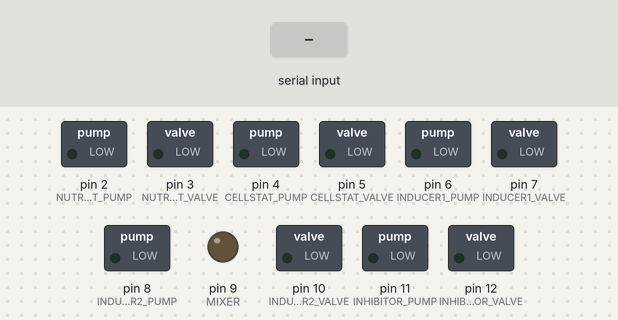
This sketch was run on a simulated Arduino Uno, built with avr-gcc and run on an emulated ATmega328P. On the bench: switched loads named in the sketch (green lamp = pin HIGH), output pins drawn as LEDs (lit = HIGH). Inputs (shaded band) come from the test bench. EEPROM starts erased; what the sketch prints to the serial monitor is not drawn.

Above: at 1.2 s.
1.3 s: "m90\n" received over Serial
At 1.8 s:
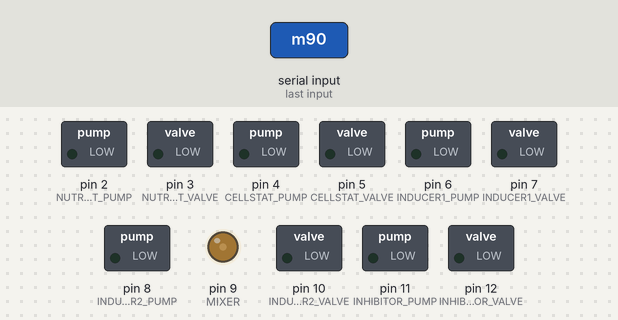
At 3.3 s:
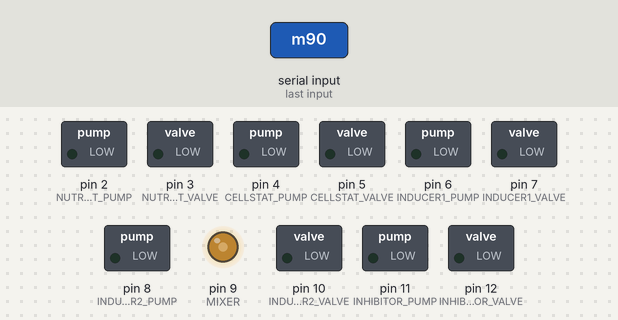
4.3 s: "m,45\n" received over Serial
At 5.2 s:
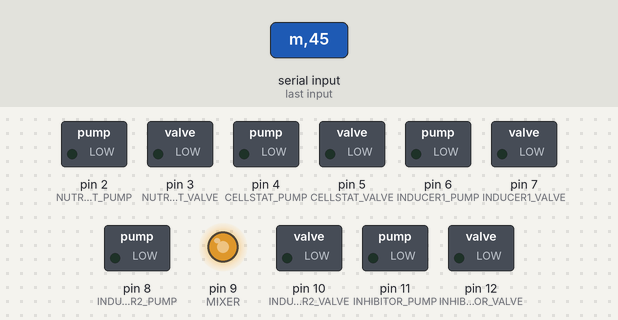
7.3 s: "m" received over Serial
Timing chart, 0 to 14.7 s (numbered marks = the images above; inputs shaded):
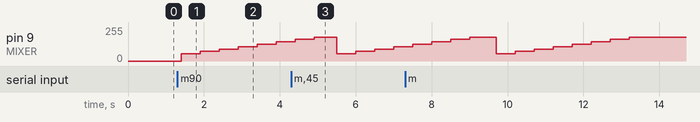

Measured:
- after the input at 1.3 s, pin 9 (MIXER): moves from 0/255 to 144/255 over 2.5 s, starting after 0.10 s

The sketch:

pump.ino
```cpp
#define EOT "end_of_data"
/*
 * Pump controller
 *
 * 1) Create N pump/valve controls
 * 2) Accept commands from main computer to:
 *     a) prime channel(s)
 *     b) turn pumps on/off  (valves always close when pumps are on)
 *     c) open/close valves
 * Commands:
 *  l0 :    light off
 *  l1 :    light on
 *  h0 :    Heater off
 *  h1 :    Heater on
 *  i  :    Indentify yourself
 *  m0 :    Mixer off
 *  m1 :    Mixer on
 *  a0 :    Auto modes off  (default for pumps)
 *  a1 :    Auto modes on
 *  oN :    Open valve N
 *  cN :    Close valve N  (also, auto_valve mode turned ON)
 *  pN1 :   Pump N on (valve closed)
 *  pN0 :   Pump N off (valve returns to previous state)
 */

#include "pumps.h"        // Includes param.h (change constants there)

PUMPS pumps = PUMPS(5);

/* EEPROM SAVE AND RESTORE OF ID AND CALIBRATION CONSTANTS */

#ifdef STANDALONE
#include "EEPROM.h"
int RomAddress  = 0;

byte id = 'p'; // p = Generic pump, by default

void moveData(int op, int size, byte *loc)
{
	for(int i=size;i>0;i--)
		if (op == SAVE)
			EEPROM.write(RomAddress++,*loc++);
		else
			*loc++ = EEPROM.read(RomAddress++);
}

void saveRestore(int op)
{
#ifdef DEBUG
	if (op == SAVE) Serial.println("save");
	else            Serial.println("restore");
#endif
	RomAddress = 0;
	moveData(op, 1, &id);
}
#endif

void mixer(byte v)
{
	if (v == 0)
		analogWrite(MIXER,0);
	else
	    for(int i=3; i<11; i++) {
		analogWrite(MIXER, i*MIXERSPEED/10);
		delay(500);
 	    }
}

boolean pump_command(char c1, char c2, int value)
{
byte d;
	switch(c2)
	{
		case '1': d = 1; break;
		case '0': d = 0; break;
		default : break;
	}
	switch(c1)
	{
		case 'c':
			pumps.closeValve(c2-'0');
			break;
		case 'h':
			digitalWrite(HEATER, d);
			break;
		case 'i':
			if (c2 != 0)
				id = c2;
			else {
				Serial.println(id);
			}
			break;
		case 'l':
	//		digitalWrite(LED, d);
			break;
		case 'm':
			mixer(d);
			break;
		case 'o':
			pumps.openValve(c2-'0');
			break;
		case 'p':
			if (value > 0) {
				pumps.pumpStart(c2-'0');
			} else {
				pumps.pumpStop(c2-'0');
			}
			break;
		case 'r':
			saveRestore(RESTORE);
			break;
		case 's':
			saveRestore(SAVE);
			break;
		case 'v':
			pumps.openValve(c2-'0');
			break;
		default:
			return false;
	}
	Serial.println(EOT);
	return true;
}

void respondToRequest(void)
{
	String is = "";
	while (Serial.available() > 0)  // Read a line of input
	{
		int c  = Serial.read();
		if ( c < 32 ) break;
		is += (char)c;
		if (Serial.available() == 0) // It is possible we're too fast
			delay(100);
	}
	if ( is.length() > 0 )  {   // process the command
		int value = 0;
		if (is.length() > 2)
			value = atoi(&is[2]);
		if (!pump_command(is[0], is[1], value)) {
			Serial.println("bad command [" + is + "]");
			Serial.println(EOT);
		}
	}
}

/*
 * setup()	1) Initializes serial link
 *		2) Restores settings from EEPROM
 *		2) Calls pump_setup (pumps)
 */

boolean once;

void setup()
{

	pinMode(NUTRIENT_PUMP,  OUTPUT);
	digitalWrite(NUTRIENT_PUMP,   0);
	pinMode(NUTRIENT_VALVE,  OUTPUT);
	digitalWrite(NUTRIENT_VALVE,   0);

	pinMode(CELLSTAT_PUMP,  OUTPUT);
	digitalWrite(CELLSTAT_PUMP,   0);
	pinMode(CELLSTAT_VALVE,  OUTPUT);
	digitalWrite(CELLSTAT_VALVE,   0);

	pinMode(INDUCER1_PUMP,  OUTPUT);
	digitalWrite(INDUCER1_PUMP,   0);
	pinMode(INDUCER1_VALVE,  OUTPUT);
	digitalWrite(INDUCER1_VALVE,   0);

	pinMode(INDUCER2_PUMP,  OUTPUT);
	digitalWrite(INDUCER2_PUMP,   0);
	pinMode(INDUCER2_VALVE,  OUTPUT);
	digitalWrite(INDUCER2_VALVE,   0);

	pinMode(INHIBITOR_PUMP,  OUTPUT);
	digitalWrite(INHIBITOR_PUMP,   0);
	pinMode(INHIBITOR_VALVE,  OUTPUT);
	digitalWrite(INHIBITOR_VALVE,   0);
        analogWrite(MIXER, 0);

	Serial.begin(9600); // 9600, 8-bits, no parity, one stop bit
	if (EEPROM.read(0)==0 || EEPROM.read(0)==255)	// First time
	{
		id = 'p';	// Default Pump ID
		saveRestore(SAVE);
	}
	else
	{
		saveRestore(RESTORE);
	}
	once = true;
}

void loop()
{
	respondToRequest();     // Respond to commands
	delay(100);
}
```

param.h
```cpp
#define STANDALONE 1

#define SAVE	1          // EEPROM STORAGE COMMANDS
#define RESTORE	0

#define MAX_VALVES      6
#define MAX_PUMPS       6

#define NUTRIENT_PUMP    2
#define NUTRIENT_VALVE   3

#define CELLSTAT_PUMP    4
#define CELLSTAT_VALVE   5

#define INDUCER1_PUMP    6
#define INDUCER1_VALVE   7

#define INDUCER2_PUMP    8
#define INDUCER2_VALVE  10

#define INHIBITOR_PUMP  11
#define INHIBITOR_VALVE 12

#define HEATER 13         // Nutrient heater? not PWM  NYI
#define MIXER  9          // Nutrient Mixer? PWM   NYI
#define MIXERSPEED 180   // PWM value for top nutrient mixer speed
```

pumps.h
```cpp
#ifndef PUMPS_v1_h
#define PUMPS_v1_h
#define LIBRARY_VERSION	1.0.0
//
// The number of valves and initial timings are specified in
// the constructor, rather than having a parameterized object.
//
// METHODS:
//
// void startPump( pump ) - Start pump
// void stopPump( pump ) - Stop pump
// void openValve( valve ) - Open valve
// void closeValve( valve ) - Close valve
//

#include "Arduino.h"
#include "param.h"
#define DEBUG 1

class PUMPS
{
 public:

  PUMPS(int num) {
    size = num;
    int i;
    valve_pin[0] = NUTRIENT_VALVE;
    pump_pin[0] = NUTRIENT_PUMP;
    valve_pin[1] = CELLSTAT_VALVE;
    pump_pin[1] = CELLSTAT_PUMP;
    valve_pin[2] = INDUCER1_VALVE;
    pump_pin[2] =  INDUCER1_PUMP;
    valve_pin[3] = INDUCER2_VALVE;
    pump_pin[3] =  INDUCER2_PUMP;
    valve_pin[4] = INHIBITOR_VALVE;
    pump_pin[4] =  INHIBITOR_PUMP;
  }

  int getSize(void)           { return size;  }

  void openValve(int v)      {
#ifdef DEBUG
      Serial.print("valve ");
      Serial.print(v);
      Serial.println(" open");
#endif
      digitalWrite(valve_pin[v],1);
      valve_state[v] = 1;
  }

  void closeValve(int v)     {
#ifdef DEBUG
    Serial.print("valve ");
    Serial.print(v);
    Serial.println(" closed");
#endif
    digitalWrite(valve_pin[v],0);
    valve_state[v] = 0;
  }

  void pumpStart(int p)      {
#ifdef DEBUG
      Serial.print("pump ");
      Serial.print(p);
      Serial.println(" started on pin ");
      Serial.print(pump_pin[p]);
#endif
      digitalWrite(valve_pin[p],0);
      digitalWrite(pump_pin[p],1);
  }

  void pumpStop(int p)     {
#ifdef DEBUG
    Serial.print("pump ");
    Serial.print(p);
    Serial.println(" off");
#endif
    digitalWrite(pump_pin[p],0);
    digitalWrite(valve_pin[p],valve_state[p]); // Return valve state
  }

 private:
  int size;                         // Number of pump/valve units
  byte     valve_pin[MAX_VALVES];
  byte     pump_pin[MAX_PUMPS];
  int      valve_state[MAX_VALVES];  // Previous state of valve

  int valvePinPosition(int pin) {
    int i;
    for(i=0;i<size;i++)
      if (valve_pin[i] == pin)
	return i;
    return -1;
  }

  int valvePositinPin(int pos) {
    if (pos < size && valve_pin[pos] != -1)
      return(valve_pin[pos]);
    return -1;
  }

  int pumpPinPosition(int pin) {
    int i;
    for(i=0;i<size;i++)
      if (pump_pin[i] == pin)
	return i;
    return -1;
  }

  int pumpPositionPin(int pos) {
    if (pos < size && pump_pin[pos] != -1)
      return(pump_pin[pos]);
    return -1;
  }

  };
#endif
```
